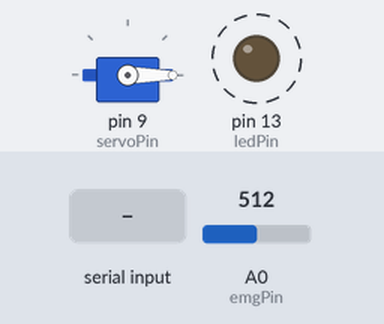
A sketch run on a simulated Arduino Uno, built with avr-gcc and run on an emulated ATmega328P. Shown: servo, output pins drawn as LEDs (lit = HIGH). Dashed ring = blinking. Inputs (shaded band) come from the test bench; at power-on: A0 (emgPin) = 512. What the sketch prints to the serial monitor is not drawn.

Above: at 2.26 s.
2.3 s: "SERVO_DEG:90\n" received over Serial
At 2.51 s:
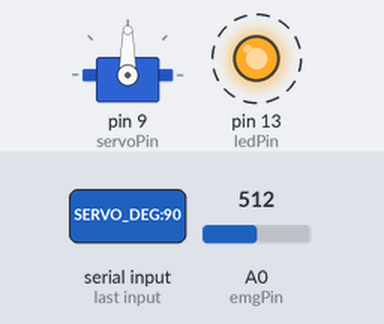
5.3 s: "SERVO_DEG:\n" received over Serial
At 5.53 s:
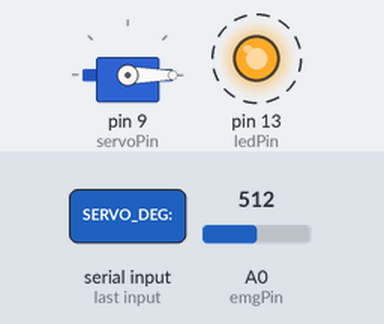
Timing chart, 0 to 14.3 s (numbered marks = the images above; inputs shaded):
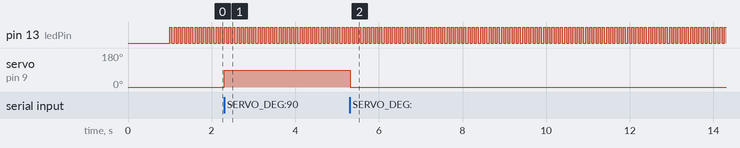

The sketch:

emg_servo_control.ino
```cpp
#include <Servo.h>

const int emgPin = A0;
const int servoPin = 9;
const int ledPin = 13;

Servo myServo;

void setup() {
  pinMode(ledPin, OUTPUT);
  // 속도를 115200으로 상향 조정
  Serial.begin(115200);
  myServo.attach(servoPin);
  myServo.write(0);

  delay(1000);
  Serial.println("SERVO_SYSTEM_READY");
}

void loop() {
  int emgValue = analogRead(emgPin);

  // 파이썬 파서와 일치하는 포맷
  Serial.print("EMG_VAL:");
  Serial.println(emgValue);

  if (Serial.available() > 0) {
    String input = Serial.readStringUntil('\n');
    if (input.startsWith("SERVO_DEG:")) {
      int degree = input.substring(10).toInt();
      myServo.write(constrain(degree, 0, 180));
    }
  }

  // LED 하트비트
  digitalWrite(ledPin, HIGH);
  delay(50);
  digitalWrite(ledPin, LOW);
  delay(50);
}
```

Measured:
- after the input at 2.3 s, servo on pin 9 (servoPin): 0° → 90° at once
- after the input at 5.3 s, servo on pin 9 (servoPin): 90° → 0° at once
- by itself, pin 13 (ledPin): alternates HIGH for 0.05 s and LOW for 0.05 s
